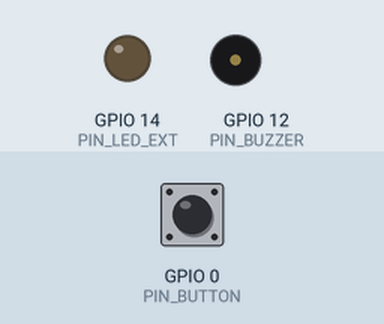
The sketch below on a simulated ESP8266 (NodeMCU). On the bench: output pins drawn as LEDs (lit = HIGH), buzzer (waves = sounding). Dashed ring = blinking. The inputs (shaded band) are chosen by the test bench; at power-on: GPIO 0 (PIN_BUTTON) HIGH. What the sketch prints to the serial monitor is not drawn.

Above: at 0.35 s.
1.3 s: GPIO 0 (PIN_BUTTON) pulled LOW for 0.15 s
At 2.2 s:
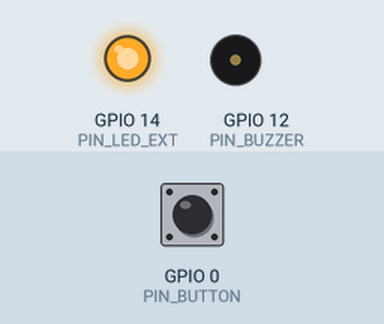
4.3 s: GPIO 0 (PIN_BUTTON) pulled LOW for 3.2 s
At 7.0 s:
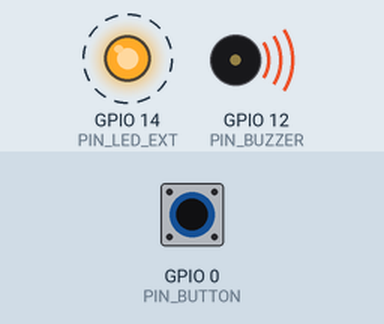
Timing chart, 0 to 15.0 s (numbered marks = the images above; inputs shaded):
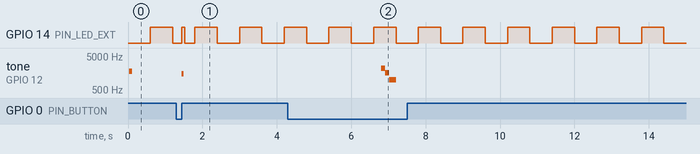

Measured:
- after the input at 1.3 s, tone on GPIO 12 (PIN_BUZZER): silent → 1500 Hz after 0.15 s, → silent 0.05 s later
- after the input at 4.3 s, tone on GPIO 12 (PIN_BUZZER): silent → 2200 Hz after 2.5 s, → 1600 Hz 0.11 s later, → 1000 Hz 0.11 s later, → silent 0.18 s later
- by itself, GPIO 14 (PIN_LED_EXT): alternates HIGH for 0.60 s and LOW for 0.60 s

The sketch:

Stage2_EspNowPingPong.ino
```cpp
/*
  ================================================================================
  🏓 Stage 2: ESP-NOW 隔空互控神經網絡 (雙板動態拍擊配對版 - Tap-to-Pair)

  【核心教學目標】
  1. 認識 MAC Address（物理網卡全球唯一身份證）與 ESP-NOW 通訊底層原理。
  2. 解決教室痛點：
     - 傳統做法：查 MAC 序列埠、抄 12 碼十六進位、手動改 code、再燒錄（20 組人必大亂）。
     - 動態做法：全班燒錄同一份完全相同的程式！開機慢閃待命，同桌兩台「互拍一下」立刻
       動態握手交換 MAC，10 毫秒內鎖定彼此，全班 20 桌 40 顆盒子互不干擾！
  3. 狀態機與防呆機制：
     - 未配對狀態 (慢閃 600ms)：拍一下按鈕發送配對請求廣播。
     - 配對成功 (雙短音嗶嗶 + 快閃兩次)：鎖定專屬隊友 MAC，進入極速接力模式！
     - 接力模式：按 A 盒 ➔ B 盒爆閃狂響；按 B 盒 ➔ A 盒爆閃狂響！
     - 長按 2.5 秒解除配對：恢復慢閃，隨時可換隊友。

  【硬體腳位定義 (分側集中安全版)】
  - D3 (GPIO0)  : 大按鈕微動開關 (INPUT_PULLUP)
  - D4 (GPIO2)  : 按鈕與 LED 共用接地 (軟體虛擬接地 0V LOW)
  - D5 (GPIO14) : 按鈕內建 LED 燈正極 (HIGH 點亮)
  - D6 (GPIO12) : 無源蜂鳴器正極 (tone 頻率驅動)
  - D7 (GPIO13) : 蜂鳴器負極 (軟體虛擬接地 0V LOW，靜音時轉 INPUT 高阻抗)
  - 5V & GND    : 14500 鋰電池電源輸入
  ================================================================================
*/

#include <Arduino.h>
#include <ESP8266WiFi.h>
#include <espnow.h>
extern "C" {
#include <user_interface.h>
}

// --------------------------- 硬體腳位定義 ---------------------------
#define PIN_BUTTON       0     // D3 (GPIO0)
#define PIN_VIRTUAL_GND2 2     // D4 (GPIO2) - 虛擬接地
#define PIN_LED_EXT      14    // D5 (GPIO14)
#define PIN_BUZZER       12    // D6 (GPIO12)
#define PIN_VIRTUAL_GND  13    // D7 (GPIO13) - 虛擬接地

#define ESPNOW_CHANNEL   1     // 統一固定在 Channel 1

// --------------------------- 封包類型與結構 ---------------------------
enum MsgType : uint8_t {
  MSG_PAIR_REQ = 0x01,  // 請求配對廣播
  MSG_PAIR_ACK = 0x02,  // 配對確認回覆
  MSG_TRIGGER  = 0x03,  // 接力拍擊觸發
  MSG_UNPAIR   = 0x04   // 解除配對通知
};

struct __attribute__((packed)) PodPacket {
  uint8_t  magic;        // 0xA5 固定魔術字元
  uint8_t  type;         // 封包類型 (MsgType)
  uint8_t  senderMac[6]; // 發送端 MAC
  uint8_t  targetMac[6]; // 目標端 MAC (廣播時為 FF:FF:FF:FF:FF:FF)
  uint32_t counter;      // 序號
};

// --------------------------- 配對狀態機 ---------------------------
enum PairState {
  STATE_UNPAIRED,        // 未配對：LED 慢閃，等待拍擊握手
  STATE_PAIRED           // 已配對：LED 平時熄滅，專屬 1 對 1 隔空接力
};

PairState currentPairState = STATE_UNPAIRED;
uint8_t myMac[6];
uint8_t peerMac[6] = {0, 0, 0, 0, 0, 0};
uint8_t broadcastMac[6] = {0xFF, 0xFF, 0xFF, 0xFF, 0xFF, 0xFF};

uint32_t triggerCounter = 0;

// --------------------------- 硬體非阻塞計時 ---------------------------
unsigned long buzzerOffTime = 0;
bool isBuzzerActive = false;
unsigned long ledOffTime = 0;
bool isLedActive = false;

// 未配對時的慢閃計時
unsigned long lastBlinkToggle = 0;
bool blinkState = false;

// 按鈕偵測與長按判定
int lastButtonReading = HIGH;
unsigned long buttonDownTime = 0;
bool isButtonPressed = false;
bool longPressTriggered = false;

// 跨中斷異步事件旗標
volatile bool eventTriggerReceived = false;
volatile bool eventPairSuccess = false;
volatile bool eventUnpaired = false;

// --------------------------- 輔助函式：MAC 比對與列印 ---------------------------
bool compareMac(const uint8_t* a, const uint8_t* b) {
  for (int i = 0; i < 6; i++) {
    if (a[i] != b[i]) return false;
  }
  return true;
}

String macToString(const uint8_t* mac) {
  char buf[20];
  snprintf(buf, sizeof(buf), "%02X:%02X:%02X:%02X:%02X:%02X",
           mac[0], mac[1], mac[2], mac[3], mac[4], mac[5]);
  return String(buf);
}

// --------------------------- 非阻塞聲光驅動 ---------------------------
void playTone(unsigned int freq, unsigned long durationMs) {
  pinMode(PIN_BUZZER, OUTPUT);
  tone(PIN_BUZZER, freq);
  buzzerOffTime = millis() + durationMs;
  isBuzzerActive = true;
}

void triggerLed(unsigned long durationMs) {
  digitalWrite(PIN_LED_EXT, HIGH);
  ledOffTime = millis() + durationMs;
  isLedActive = true;
}

void updateHardware() {
  unsigned long now = millis();

  // 蜂鳴器計時關閉
  if (isBuzzerActive && now >= buzzerOffTime) {
    noTone(PIN_BUZZER);
    pinMode(PIN_BUZZER, INPUT); // 轉高阻抗消除底噪
    isBuzzerActive = false;
  }

  // 觸發式 LED 計時關閉
  if (isLedActive && now >= ledOffTime) {
    digitalWrite(PIN_LED_EXT, LOW);
    isLedActive = false;
  }

  // 未配對狀態下的呼吸慢閃 (600ms 翻轉一次)
  if (currentPairState == STATE_UNPAIRED && !isLedActive) {
    if (now - lastBlinkToggle >= 600) {
      lastBlinkToggle = now;
      blinkState = !blinkState;
      digitalWrite(PIN_LED_EXT, blinkState ? HIGH : LOW);
    }
  }
}

// 播放配對成功音效 (雙短音)
void playPairSuccessEffect() {
  triggerLed(300);
  playTone(2000, 80);
  delay(90);
  playTone(2600, 140);
}

// 播放解除配對音效 (長降調)
void playUnpairEffect() {
  triggerLed(400);
  playTone(2200, 100);
  delay(110);
  playTone(1600, 100);
  delay(110);
  playTone(1000, 180);
}

// --------------------------- 配對管理 ---------------------------
void bindPeer(const uint8_t* target) {
  memcpy(peerMac, target, 6);
  if (!esp_now_is_peer_exist(peerMac)) {
    esp_now_add_peer(peerMac, ESP_NOW_ROLE_COMBO, ESPNOW_CHANNEL, NULL, 0);
  }
  currentPairState = STATE_PAIRED;
  digitalWrite(PIN_LED_EXT, LOW); // 停止慢閃
  eventPairSuccess = true;
}

void resetPairing() {
  if (currentPairState == STATE_PAIRED) {
    // 發送通知讓對方也解除
    PodPacket pkt;
    pkt.magic = 0xA5;
    pkt.type = MSG_UNPAIR;
    memcpy(pkt.senderMac, myMac, 6);
    memcpy(pkt.targetMac, peerMac, 6);
    pkt.counter = 0;
    esp_now_send(peerMac, (uint8_t*)&pkt, sizeof(pkt));

    if (esp_now_is_peer_exist(peerMac)) {
      esp_now_del_peer(peerMac);
    }
  }
  memset(peerMac, 0, 6);
  currentPairState = STATE_UNPAIRED;
  eventUnpaired = true;
}

// --------------------------- ESP-NOW 發送 ---------------------------
void sendPacket(MsgType type, const uint8_t* destMac) {
  PodPacket pkt;
  pkt.magic = 0xA5;
  pkt.type = type;
  memcpy(pkt.senderMac, myMac, 6);
  memcpy(pkt.targetMac, destMac, 6);
  pkt.counter = ++triggerCounter;

  for (int i = 0; i < 2; i++) { // 發送兩次保證抵達
    esp_now_send((uint8_t*)destMac, (uint8_t*)&pkt, sizeof(pkt));
    delay(1);
  }
}

// --------------------------- ESP-NOW 接收回呼 ---------------------------
void onDataRecv(uint8_t *mac, uint8_t *data, uint8_t len) {
  if (len != sizeof(PodPacket)) return;
  PodPacket *pkt = (PodPacket*)data;
  if (pkt->magic != 0xA5) return;

  // 忽略自己發給自己的廣播
  if (compareMac(pkt->senderMac, myMac)) return;

  // 【情境 A】自己未配對，收到對方的配對請求
  if (currentPairState == STATE_UNPAIRED && pkt->type == MSG_PAIR_REQ) {
    // 綁定對方為隊友
    bindPeer(pkt->senderMac);
    // 回覆配對確認 ACK
    sendPacket(MSG_PAIR_ACK, pkt->senderMac);
    return;
  }

  // 【情境 B】自己發出請求後，收到專屬對自己的配對確認 ACK
  if (currentPairState == STATE_UNPAIRED && pkt->type == MSG_PAIR_ACK) {
    if (compareMac(pkt->targetMac, myMac)) {
      bindPeer(pkt->senderMac);
      return;
    }
  }

  // 【情境 C】已配對狀態，只接收來自專屬隊友的封包
  if (currentPairState == STATE_PAIRED) {
    // 只認綁定的 peerMac
    if (compareMac(pkt->senderMac, peerMac)) {
      if (pkt->type == MSG_TRIGGER) {
        eventTriggerReceived = true;
      } else if (pkt->type == MSG_UNPAIR) {
        resetPairing();
      }
    }
  }
}

// --------------------------- 初始化 ---------------------------
void setup() {
  Serial.begin(115200);

  // 腳位配置
  pinMode(PIN_BUTTON, INPUT_PULLUP);
  pinMode(PIN_VIRTUAL_GND2, OUTPUT);
  pinMode(PIN_LED_EXT, OUTPUT);
  pinMode(PIN_BUZZER, INPUT);
  pinMode(PIN_VIRTUAL_GND, OUTPUT);

  digitalWrite(PIN_VIRTUAL_GND, LOW);
  digitalWrite(PIN_VIRTUAL_GND2, LOW);
  digitalWrite(PIN_LED_EXT, LOW);

  // 初始化 Wi-Fi 取得 MAC
  WiFi.mode(WIFI_STA);
  WiFi.disconnect();
  wifi_set_channel(ESPNOW_CHANNEL);
  WiFi.macAddress(myMac);

  Serial.println("\n========================================================");
  Serial.printf(" 🏓【Stage 2: ESP-NOW 動態拍擊配對版 (Tap-to-Pair)】\n");
  Serial.printf(" 本機 MAC 地址: %s\n", macToString(myMac).c_str());
  Serial.println(" 當前狀態: 未配對 (LED 慢閃)");
  Serial.println(" 👉 配對方式：兩台都開機，拍其中一台按鈕，自動握手配對！");
  Serial.println(" 👉 遊戲方式：配對後，按 A 盒 ➔ B 盒響；按 B 盒 ➔ A 盒響！");
  Serial.println(" 👉 解除方式：長按 2.5 秒解除配對，重回待命慢閃。");
  Serial.println("========================================================");

  // 初始化 ESP-NOW
  if (esp_now_init() != 0) {
    Serial.println("❌ ESP-NOW 初始化失敗！");
    return;
  }
  esp_now_set_self_role(ESP_NOW_ROLE_COMBO);
  esp_now_register_recv_cb(onDataRecv);

  // 註冊廣播通訊對象 (供配對搜尋使用)
  esp_now_add_peer(broadcastMac, ESP_NOW_ROLE_COMBO, ESPNOW_CHANNEL, NULL, 0);

  // 開機單音提示
  playTone(1800, 80);
}

// --------------------------- 主迴圈 ---------------------------
void loop() {
  updateHardware();

  // 處理異步事件：配對成功
  if (eventPairSuccess) {
    eventPairSuccess = false;
    Serial.printf("✨ [配對成功] 已與夥伴 [%s] 鎖定！進入隔空接力模式！\n", macToString(peerMac).c_str());
    playPairSuccessEffect();
  }

  // 處理異步事件：解除配對
  if (eventUnpaired) {
    eventUnpaired = false;
    Serial.println("🔓 [解除配對] 已斷開連線，重回待命慢閃狀態。");
    playUnpairEffect();
  }

  // 處理異步事件：收到接力觸發
  if (eventTriggerReceived) {
    eventTriggerReceived = false;
    Serial.printf("⚡ [隔空響應] 收到來自夥伴 [%s] 的接力信號！\n", macToString(peerMac).c_str());
    triggerLed(250);          // 爆閃 250ms
    playTone(2400, 110);       // 清脆高音嗶 110ms
  }

  // 按鈕長短按偵測
  int reading = digitalRead(PIN_BUTTON);
  unsigned long now = millis();

  // 按鈕剛按下 (下降緣)
  if (reading == LOW && lastButtonReading == HIGH) {
    buttonDownTime = now;
    isButtonPressed = true;
    longPressTriggered = false;
  }

  // 按鈕按住中：檢查是否達到長按 2.5 秒
  if (reading == LOW && isButtonPressed && !longPressTriggered) {
    if (now - buttonDownTime >= 2500) {
      longPressTriggered = true;
      Serial.println("🕒 [偵測到長按 2.5 秒] 觸發解除配對！");
      resetPairing();
    }
  }

  // 按鈕放開 (上升緣)
  if (reading == HIGH && lastButtonReading == LOW) {
    isButtonPressed = false;
    unsigned long pressDuration = now - buttonDownTime;

    // 若非長按且滿足防抖 (> 40ms 且 < 2000ms) 視為正常點擊
    if (!longPressTriggered && pressDuration >= 40 && pressDuration < 2000) {
      if (currentPairState == STATE_UNPAIRED) {
        // 未配對狀態下拍擊：廣播配對請求！
        Serial.println("📡 [拍擊] 正在向周圍廣播配對請求 (PAIR_REQ)...");
        playTone(1500, 50);
        triggerLed(80);
        sendPacket(MSG_PAIR_REQ, broadcastMac);
      } else {
        // 已配對狀態下拍擊：發送接力觸發給隊友！
        Serial.printf("🚀 [本地拍下] 發送接力給夥伴 [%s]！(累計第 %d 次)\n",
                      macToString(peerMac).c_str(), triggerCounter + 1);
        triggerLed(50);
        playTone(1200, 30);
        sendPacket(MSG_TRIGGER, peerMac);
      }
    }
  }

  lastButtonReading = reading;
}
```
